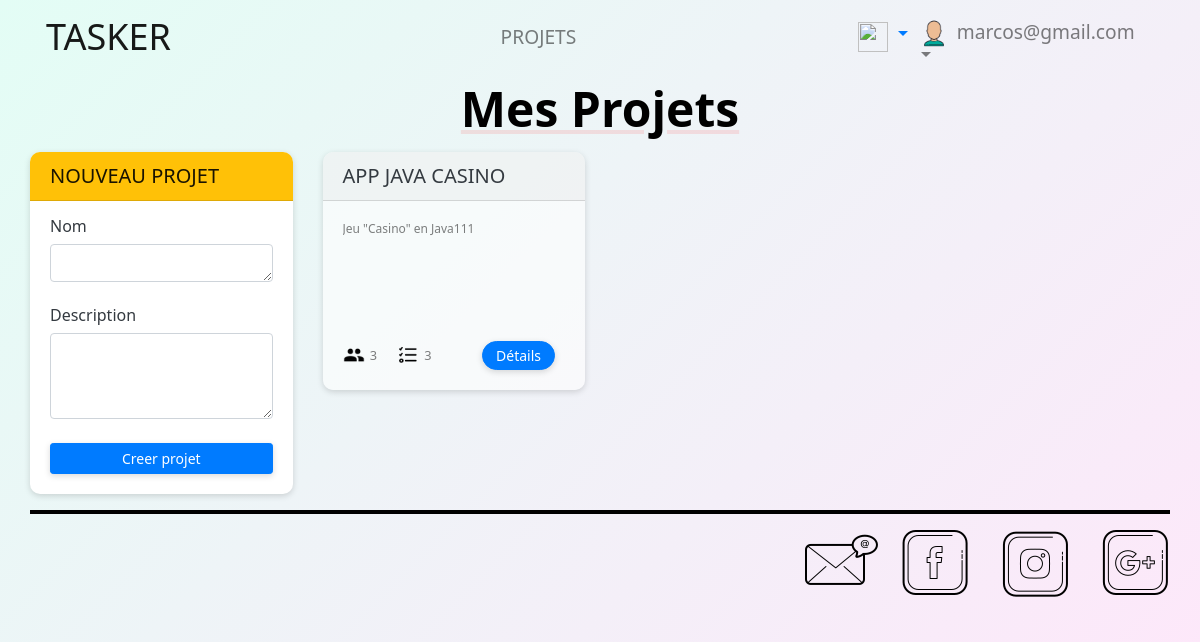
The page /?action=mesProjets (signed in) on the database its author committed.
### tables this page shows
CREATE TABLE IF NOT EXISTS `projet` (
`NUM_PROJET` int(100) NOT NULL,
  `NOM_PROJET` varchar(30) NOT NULL,
  `DESCRIPTION` varchar(250) NOT NULL,
  `COURRIEL` varchar(30) NOT NULL
);

### vues/main.php (called while the page is built)
<?php
	include "vues/header.php";
	include_once('vues/'.$vue.'.php');
	include "vues/footer.php";
?>

### modele/ProjetDAO.class.php (called while the page is built, shortened)
<?php
include_once('./modele/classes/Projet.class.php');
include_once('./modele/classes/ListeProjets.class.php');
class ProjetDAO
{
	public static function findMyProjects($courriel)
	{
		try{
			$liste = new ListeProjets();
				$db = Database::getInstance();
				$pstmt = $db->prepare("SELECT * FROM projet WHERE COURRIEL = :x ORDER BY NUM_PROJET DESC;");
				$pstmt->execute(array(':x' => $courriel));
				while ($result = $pstmt->fetch(PDO::FETCH_OBJ)){
					$p = new Projet();
					if ($result)
					{
						$p->setNumProjet($result->NUM_PROJET);
						$p->setNomProjet($result->NOM_PROJET);
						$p->setDescription($result->DESCRIPTION);
						$p->setCourriel($result->COURRIEL);
						$liste->add($p);
					}
				}
				return $liste;
		} catch (PDOException $e) {
		    print "Error!: " . $e->getMessage() . "<br/>";
		    return $liste;
		}
	}
}
?>

### modele/classes/ListeProjets.class.php (called while the page is built, shortened)
<?php
class ListeProjets implements Navigable {
	private $projet;
	private $current = -1;
	public function __construct()
	{
		$this->projet = array();
	}
	public function add($projet)
	{
			array_push($this->projet,$projet);
	}
	public function next()
	{
		if ($this->current<count($this->projet))
		{
			$this->current++;
			return true;
		}
		return false;
	}
	public function getCurrent()
	{
		if (isset($this->projet[$this->current]))
			return $this->projet[$this->current];
		return null;
	}
}
?>

### modele/classes/Projet.class.php (called while the page is built, shortened)
<?php
class Projet{
	private $numProjet;
	private $nomProjet ;
	private $description;
	public function __construct($n="111")
	{
		$this->numProjet = $n;
	}
	public function getNumProjet()
	{
			return $this->numProjet;
	}
	public function setNumProjet($value)
	{
			$this->numProjet = $value;
	}
	public function getNomProjet()
	{
			return $this->nomProjet;
	}
	public function setNomProjet($value)
	{
			$this->nomProjet = $value;
	}
	public function getDescription()
	{
			return $this->description;
	}
	public function setDescription($value)
	{
			$this->description = $value;
	}
}
?>

### modele/AdhesionDAO.class.php (called while the page is built, shortened)
<?php
class AdhesionDAO
{
	public static function getNbrAdherentsByProjet($numProjet)
	{
		$nbr = 0;
		try{
				$db = Database::getInstance();
				$pstmt = $db->prepare("SELECT * FROM adhesion WHERE NUM_PROJET = :x");
				$pstmt->execute(array(':x' => $numProjet));
				while ($result = $pstmt->fetch(PDO::FETCH_OBJ)){
					if ($result)
					{
						$nbr +=1;
					}
				}
				return $nbr;
		} catch (PDOException $e) {
		    print "Error!: " . $e->getMessage() . "<br/>";
		    return $nbr;
		}
	}
}
?>

### modele/TacheDAO.class.php (called while the page is built, shortened)
<?php
class TacheDAO
{
	public static function getNbrTachesByProjet($numProjet)
	{
		$nbr = 0;
		try{
				$db = Database::getInstance();
				$pstmt = $db->prepare("SELECT * FROM taches WHERE NUM_PROJET = :x");
				$pstmt->execute(array(':x' => $numProjet));
				while ($result = $pstmt->fetch(PDO::FETCH_OBJ)){
					if ($result)
					{
						$nbr +=1;
					}
				}
				return $nbr;
		} catch (PDOException $e) {
		    print "Error!: " . $e->getMessage() . "<br/>";
		    return $nbr;
		}
	}
}
?>

### vues/mesProjets.php (the view, shortened to what this page needs)
<section class="lastProjects">
<div class="sectionTitle mb-3" >Mes Projets</div>
<div class="row">
<?php
require_once('./modele/classes/Projet.class.php');
require_once('./modele/classes/ListeProjets.class.php');
require_once('./modele/ProjetDAO.class.php');
	$dao = new ProjetDAO();
	$daoT = new TacheDAO();
	$daoA = new AdhesionDAO();
$courriel = $_SESSION['connected'];
echo '
	<div class="col-sm-6 col-md-4 col-lg-3">
		<div class="card mb-3">
			<div class="card-header bg-warning text-light" style="padding-bottom: 0px;">
					<h5 class="card-title" >NOUVEAU PROJET </h5>
			</div>
			<div class="card-body ">
					<form method="post" action="?action=creerProjet" style="margin-bottom: 0;">
						<h6 class=" text-dark">Nom</h6>
						<textarea name="nom" class="form-control" rows="1"></textarea>
							<br/>
						<h6 class=" text-dark">Description</h6>
						<textarea name="description" class="form-control" rows="3"></textarea>
							<br/>
						<input  type="submit" value="Creer projet"
							class="col col-sm-12 col-lg-12 btn btn-primary btn-sm"
							style="margin-left:auto; margin-right:auto;" >
					</form>
			</div>
		</div>
	</div>
';
$p = $dao->findMyProjects($courriel);
	 $liste = $dao->findMyProjects($courriel);
	 while ($liste->next())
	{
		$p = $liste->getCurrent();
		if ($p!=null)
		{
			echo '
			<div class="col-12 col-sm-6 col-md-4 col-lg-3">
				<div class="card bg-white mb-3">
					<div class="card-header pb-0" >
							<a href="?action=projet&&numeroProjet='.$p->getNumProjet().'"><h6 class="card-title text-dark" >'.$p->getNomProjet().'</h6></a>
					</div>
					<div class="card-body pb-0" >
						<p class="card-text">'.$p->getDescription().'</p>
						<div class="stats-card d-flex">
								<div class="ml-0" >
									<img
										height="22px"
										title="'.$daoA->getNbrAdherentsByProjet($p->getNumProjet()).' adherents"
										src="./img/icons8-user-account-30.png">
									<span>'.$daoA->getNbrAdherentsByProjet($p->getNumProjet()).'</span>
								</div>
								<div class="mr-auto">
									<img
										height="22px"
										title="'.$daoT->getNbrTachesByProjet($p->getNumProjet()).' tàches"
										src="./img/icons8-todo-list-filled-30.png">
									<span>'.$daoT->getNbrTachesByProjet($p->getNumProjet()).'</span>
								</div>
							<div class="p-0">
								<form   method="post" action="?action=projet" >
									<input type="hidden" name="numeroProjet" value="'.$p->getNumProjet().'">
									<input type="submit" value="Détails" class="btn btn-primary btn-sm rounded align-bottom" >
								</form>
							</div>
						</div>
					</div>
				</div>
			</div>';
		}
	}
?>
</div>
</section>

### css/style.css (style rules this page uses)
body { //background-color: #fff28d !important; font : 14px/24px "Segoe UI", Times, serif,Arial, Helvetica, sans-serif; width :95%; max-width: 1400px; margin-left:auto; margin-right:auto; //background-image: linear-gradient(135deg, #f3e7e9 0%, #e3eeff 99%, #e3eeff 100%); background-image: linear-gradient(-225deg, #E3FDF5 0%, #FFE6FA 100%); }
.sectionTitle { font-size: 3rem; font-weight: bold; color: black; text-align: center; //border-bottom: 1rem solid yellow; //width: 40%; display: table; margin-right: auto; margin-left: auto; margin-top: 1.5rem; margin-bottom: 0.5rem; padding-bottom: 5px; text-decoration: underline; text-decoration-color: rgba(255,9,0, 0.1); }
.bg-white { background-color: rgba(255,255,255, 0.6) !important; border: 1px solid rgba(0,0,0, 0.06); }
.card { border: 0px solid rgba(0,0,0, 0.06); box-shadow: 0 2px 6px 0 rgba(0, 0, 0, 0.15); margin: 10px 0; border-radius: 10px; }
.card-body { border-radius: 10px; padding-top: 1.0rem; }
.card-header { border-radius: 10px 10px 0px 0px !important; }
.card-title { color: rgba(0, 0, 0, 0.9); font-size: 20px; }
.card-text { font-size: 12px; text-overflow: ellipsis; white-space: wrap; overflow: hidden; min-height: 100px; color: rgba(0, 0, 0, 0.5); font-weight: normal; }
.rounded { border-radius: 25px !important; padding: 3px 13px; }
.btn { //border: 0px solid rgba(0,0,0, 0.5); box-shadow: 0 2px 6px 0 rgba(0, 0, 0, 0.15); }
.stats-card { padding-top: 0.5rem; padding-bottom: 0rem; }
.stats-card span { font-size: 0.8rem; font-weight: 300; color: rgba(0, 0, 0, 0.5); }
.stats-card div { text-align: center; margin: 0px 10px; font-size: 1.25rem; font-weight: 100; }

### rows shown on the page
projet: NOM_PROJET "APP JAVA CASINO", DESCRIPTION "Jeu \"Casino\" en Java111", NumProjet "3"

### other values the page prints
$_SESSION["connected"] "marcos@gmail.com"
